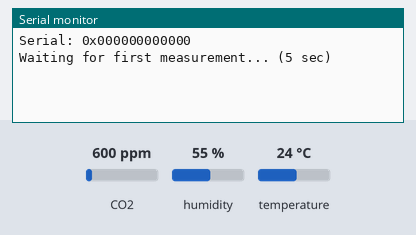
Simulated run of this sketch. Board: ESP8266 (Wemos D1 mini). Shown: the last lines printed to the serial monitor. The test bench sets the inputs (shaded band); at power-on: CO2 600 ppm, humidity 55 %, temperature 24 °C. WiFi joins after 1.5 s; servers stay silent unless stated.

Above: at 3.0 s.
3.1 s: CO2 set to 452 ppm
At 7.7 s:
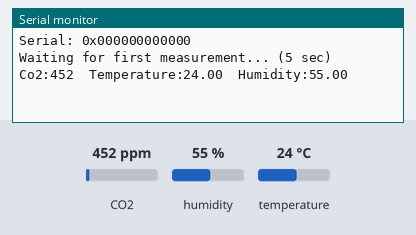
13.3 s: humidity set to 22 %
At 17.8 s:
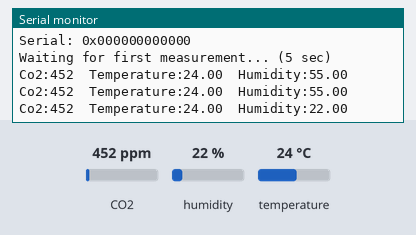
19.3 s: temperature set to 12 °C
At 22.9 s:
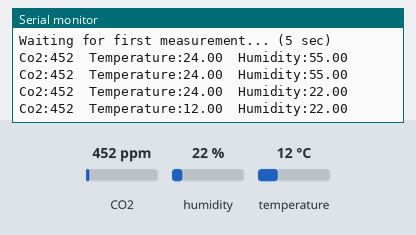

The sketch:

modemsleep_periodicmeasurement.ino
```cpp
 /*************************************************************
This is for sensors when in normal operation.

Wemos D1 mini -> Modem Sleep
SCD41 -> Periodic Measurement
 *************************************************************/

// Template ID, Device Name and Auth Token are provided by the Blynk.Cloud
// See the Device Info tab, or Template settings
#define BLYNK_TEMPLATE_ID "TMPL8l-WXtZf"
#define BLYNK_DEVICE_NAME "MAE D1 mini 13"
#define BLYNK_AUTH_TOKEN  "bbzLB3y5v1Po2QG7cyPbyiVnbfzYZXQw"
/////////////////////////////////////////////////////////////////////////////////

// Include Libraries
#include <WiFiClientSecure.h>
#include <ESP8266WiFi.h>
#include <BlynkSimpleEsp8266.h>
#include <SensirionI2CScd4x.h>
#include <Wire.h>
#define BLYNK_PRINT Serial

// Dependencies
SensirionI2CScd4x scd4x;
WiFiClient wifi;
WiFiClientSecure client;
BlynkTimer timer;

// Wi-Fi credentials
char auth[] = BLYNK_AUTH_TOKEN;
char ssid[] = "servicenet";
char pass[] = "";

/////////////////////////////////////////////////////////////////////////////////

// functions to read and print serial numbers adapted from scd41_sample
void printUint16Hex(uint16_t value) {
    Serial.print(value < 4096 ? "0" : "");
    Serial.print(value < 256 ? "0" : "");
    Serial.print(value < 16 ? "0" : "");
    Serial.print(value, HEX);
}

void printSerialNumber(uint16_t serial0, uint16_t serial1, uint16_t serial2) {
    Serial.print("Serial: 0x");
    printUint16Hex(serial0);
    printUint16Hex(serial1);
    printUint16Hex(serial2);
    Serial.println();
}

/////////////////////////////////////////////////////////////////////////////////

// Helper function for reading measurements
void measure() {
  uint16_t error;
    char errorMessage[256];

    delay(5000);

    // Read Measurement
    uint16_t co2;
    float temperature;
    float humidity;
    error = scd4x.readMeasurement(co2, temperature, humidity);
    if (error) {
        Serial.print("Error trying to execute readMeasurement(): ");
        errorToString(error, errorMessage, 256);
        Serial.println(errorMessage);
    } else if (co2 == 0) {
        Serial.println("Invalid sample detected, skipping.");
    } else {
        Serial.print("Co2:");
        Serial.print(co2);
        Serial.print("\t");
        Serial.print("Temperature:");
        Serial.print(temperature);
        Serial.print("\t");
        Serial.print("Humidity:");
        Serial.println(humidity);
    }
  Blynk.virtualWrite(V0, temperature);
  Blynk.virtualWrite(V1, co2);
  Blynk.virtualWrite(V3, humidity);
  }

/////////////////////////////////////////////////////////////////////////////////

void setup() {
  // Debug console
  Serial.begin(115200);

  Blynk.begin(auth, ssid, pass);
  Wire.begin();

  uint16_t error;
  char errorMessage[256];

    scd4x.begin(Wire);

    error = scd4x.startPeriodicMeasurement();
    if (error) {
        Serial.print("Error trying to execute startPeriodicMeasurement(): ");
        errorToString(error, errorMessage, 256);
        Serial.println(errorMessage);
    }

    uint16_t serial0;
    uint16_t serial1;
    uint16_t serial2;
    error = scd4x.getSerialNumber(serial0, serial1, serial2);
    if (error) {
        Serial.print("Error trying to execute getSerialNumber(): ");
        errorToString(error, errorMessage, 256);
        Serial.println(errorMessage);
    } else {
        printSerialNumber(serial0, serial1, serial2);
    }

    Serial.println("Waiting for first measurement... (5 sec)");


}

/////////////////////////////////////////////////////////////////////////////////
void loop() {
  Blynk.run();
  measure();
}
```

Measured:
- after the input at 3.1 s, the serial monitor: prints a new line after 3.7 s (image 1)
- after the input at 13.3 s, the serial monitor: prints a new line after 3.5 s (image 2)
- after the input at 19.3 s, the serial monitor: prints a new line after 2.5 s (image 3)
